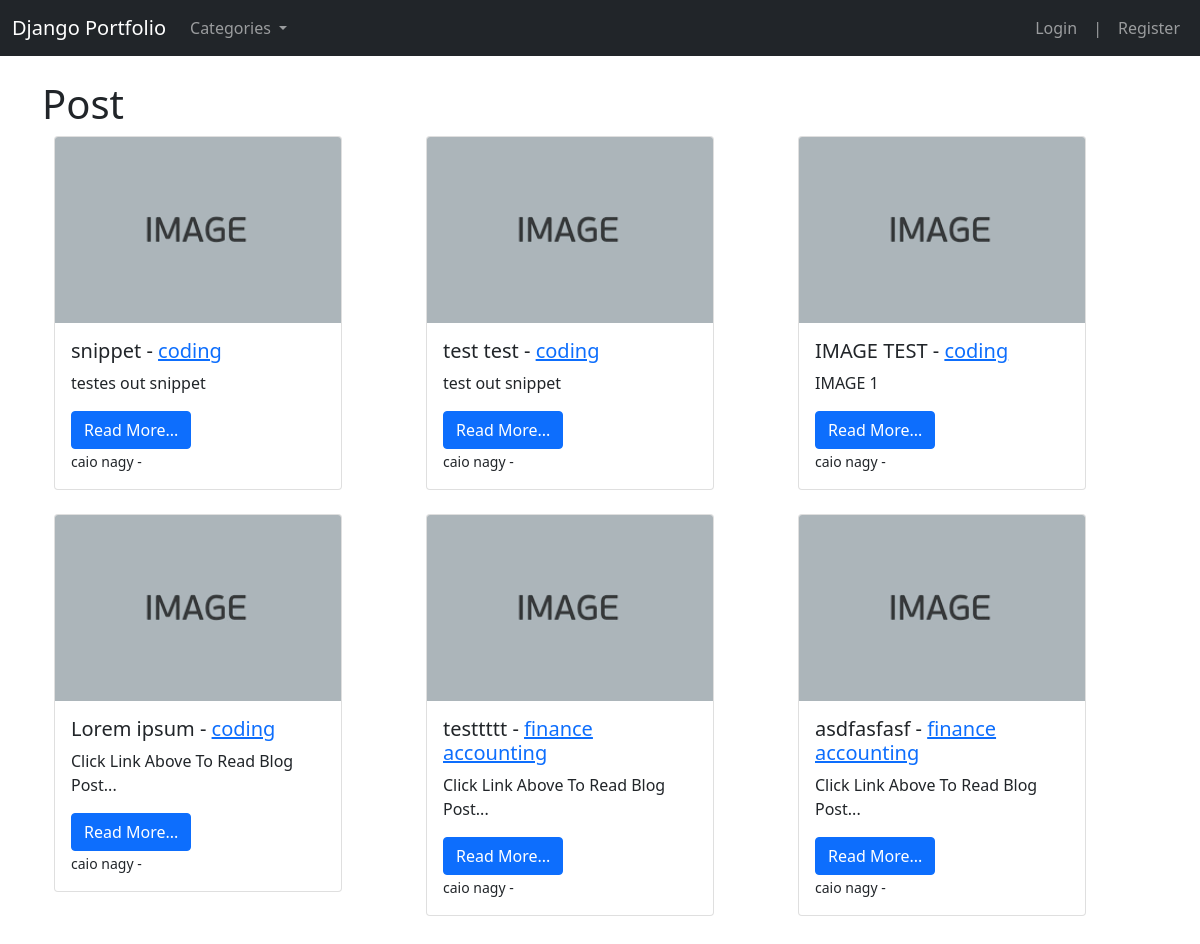
The page / on the database its author committed.
### theblog/models.py (models this page shows, shortened)
class Post(models.Model):
    title  = models.CharField(max_length=255)
    header_image = models.ImageField(null=True, blank=True, upload_to="images/")
    title_tag  = models.CharField(max_length=255, default="caionagy")
    author = models.ForeignKey(User, on_delete=models.CASCADE)
    body   = RichTextField(blank=True, null=True)
    post_date = models.DateField(auto_now_add=True)
    category = models.CharField(max_length=255, default='coding')
    snippet = models.CharField(max_length=255)
    likes = models.ManyToManyField(User, related_name='blog_post')

### theblog/views.py (the view)
# urls.py: path('', HomeView.as_view(), name="home"),
class HomeView(ListView):
    model = Post
    template_name = 'home.html'
    ordering = ['-post_date']
    def get_context_data(self, *args, **kwargs):
        cat_menu = Category.objects.all()
        context = super(HomeView, self).get_context_data(*args, **kwargs)
        context["cat_menu"] = cat_menu
        return context

### theblog/models.py (called while the page is built)
    def __str__(self):
        return self.name

### theblog/templates/home.html (shortened to what this page needs)
{% extends 'base.html' %}
{% block content %}
<h1>Post</h1>
<div class="container">
    <div class="row">
        {% for post in object_list %}
            <div class="col-md-4">
                <div class="card" style="width: 18rem;">
                    <img src="media\images\download.png" class="card-img-top" alt="...">
                    <div class="card-body">
                        <h5 class="card-title">{{ post.title }} -
                            <a href="{% url 'category' post.category|slugify %}" >
                                                 {{ post.category }}</h5>
                          <p class="card-text">  {{ post.snippet }}</p>
                          <a href="{% url 'article-detail' post.pk %}" class="btn btn-primary">
                              Read More...
                          </a>
                        <br> <small>{{ post.author.first_name }} {{ post.author.last_name }} - </small>
                        </div>
                  </div>
                  <br>
            </div>
        {% endfor %}
    </div>
</div>
<br>
{% endblock %}

### rows shown on the page
Post: title "snippet", category "coding", snippet "testes out snippet", author.first_name "caio", author.last_name "nagy"
Post: title "test test", category "coding", snippet "test out snippet", author.first_name "caio", author.last_name "nagy"
Post: title "IMAGE TEST", category "coding", snippet "IMAGE 1", author.first_name "caio", author.last_name "nagy"
Post: title "Lorem ipsum", category "coding", snippet "Click Link Above To Read Blog Post...", author.first_name "caio", author.last_name "nagy"
Post: title "testtttt", category "finance accounting", snippet "Click Link Above To Read Blog Post...", author.first_name "caio", author.last_name "nagy"
Post: title "asdfasfasf", category "finance accounting", snippet "Click Link Above To Read Blog Post...", author.first_name "caio", author.last_name "nagy"
